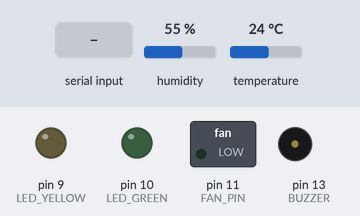
Bench run of a sketch on a simulated Arduino Uno, built with avr-gcc and run on an emulated ATmega328P. Shown: switched loads named in the sketch (green lamp = pin HIGH), output pins drawn as LEDs (lit = HIGH), buzzer (waves = sounding, pin HIGH). The test bench sets the inputs (shaded band); at power-on: humidity 55 %, temperature 24 °C.

Above: at 1.2 s.
1.3 s: "90,45\n" received over Serial
At 2.7 s:
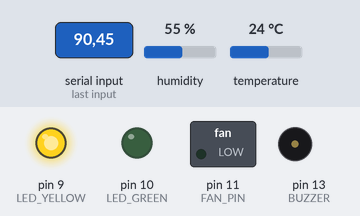
At 6.2 s:
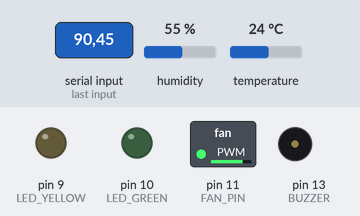
Timing chart, 0 to 43.8 s (numbered marks = the images above; inputs shaded):
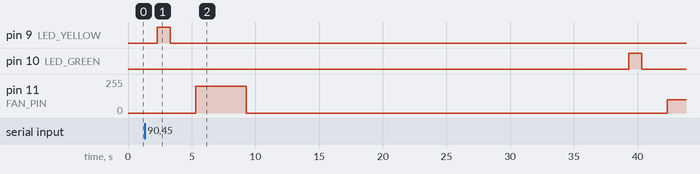

Measured:
- after the input at 1.3 s, pin 9 (LED_YELLOW): LOW → HIGH after 1.0 s, → LOW 1.0 s later; pin 10 (LED_GREEN): LOW → HIGH after 38.0 s, → LOW 1.0 s later; pin 11 (FAN_PIN): 0/255 → 200/255 after 4.0 s, → 0/255 4.0 s later, → 100/255 33.0 s later

The sketch:

iot-app.ino
```cpp
//
//    FILE: dht11_test.ino
//  AUTHOR: Rob Tillaart
// VERSION: 0.1.01
// PURPOSE: DHT library test sketch for DHT11 && Arduino
//     URL:
//
// Released to the public domain
//

#include <dht.h>
//
dht DHT;

#define DHT11_PIN 12
//
int FAN_PIN = 11;
int BUZZER = 13;
int LED_YELLOW = 9;
int LED_GREEN = 10;
bool wait = true;

void setup()
{
  Serial.begin(115200);

  pinMode(FAN_PIN, OUTPUT);
  pinMode(BUZZER, OUTPUT);
  pinMode(LED_YELLOW, OUTPUT);
  pinMode(LED_GREEN, OUTPUT);

}

void loop()
{
  //Wait is false in first iteration
  //Wait until data analytics on weather API is finished
  if (!wait) {
    //Delay 30 secs
    delay(30000);
    int chk = DHT.read11(DHT11_PIN);
    //Perform data analytics on locally
    //turn off/on actuators, Green led indicates it is based on local sensor
    actOnWeather(DHT.temperature, DHT.humidity, FAN_PIN, BUZZER, LED_GREEN, true);
    wait = true;
  }

  //Get data from remote weather API
  if (Serial.available() > 0) {
    //Split data into temperature and humidity
    String data = Serial.readString();
    String temp = "";
    String humi = "";
    int count = 0;

    for (auto x : data)
    {
      if (x != ',' && count <= 0) {
        temp += String(x);
      } else {
        count += 1;
      }
      if (count > 1) {
        humi += String(x);
      }
    }
    //Perform data analytics on remote weather API
    //turn off/on actuators, Yellow led indicates it is on remote request to the API
    actOnWeather(temp.toFloat(), humi.toFloat(), FAN_PIN, BUZZER, LED_YELLOW, false);

    //Now let program to perform local data analytics
    wait = false;
  }


}


void buzz(int buzzer, int delayTime) {
  digitalWrite(buzzer, HIGH);
  delay(delayTime);
  digitalWrite(buzzer, LOW);
  delay(delayTime);
  digitalWrite(buzzer, LOW);
}


void turnLED(int led, int delayTime ) {
  digitalWrite(led, HIGH);
  delay(delayTime);
  digitalWrite(led, LOW);
  delay(delayTime);
}

void turnfan(int fan, int fanSpeed, int delayTime) {
  analogWrite(fan, fanSpeed);
  delay(delayTime);
  analogWrite(fan, fanSpeed);
  delay(delayTime);
}


//Data analytics
void actOnWeather(float temp, float humi, int fan, int buzzer, int led, bool sendData) {

  //To indicate if it is on (Green LED) local data or (Yellow LED) remote data
  turnLED(led, 1000);
  delay(1000);

  String description = "";

  //Change speed of fan based on temperature
  if (temp >= 0 && temp <= 15) {
    turnfan(fan, 50, 2000);
    turnfan(fan, 0, 0);
    description = "Cold Weather";
  } else if (temp > 15 && temp <= 25) {
    turnfan(fan, 100, 2000);
    turnfan(fan, 0, 0);
    description = "Mild Weather";
  } else {
    turnfan(fan, 200, 2000);
    turnfan(fan, 0, 0);
    description = "Hot Weather";
  }

 //Buzz if humidity is greater than 50
  if (humi > 50) {
    buzz(buzzer, 500);
    description += " And Humid";
  }

  //Send data if required, only for local temperature/humidity sensor
  if (sendData){
    //Send data to apps who are listening to the serial port
     sendWeatherToListeners(temp, humi, description);
  }

}

 //Send data to apps who are listening to the serial port
void sendWeatherToListeners(float temp, float humi, String description) {
  Serial.print(String(temp) + "," + String(humi) + "," + description + "\n");
}
```
